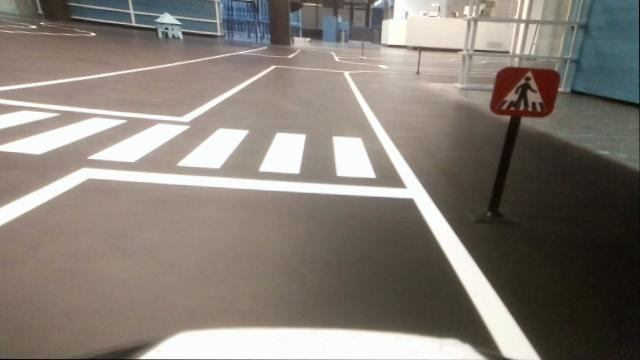
#> input picture src/perception/lane_detection/core/savebev.jpeg, 640 x 360 px
$ python -i preprocess.py   (imports and definitions only)
#> lines starting #> are read from the running program, lines starting #| are printed output that depends on the picture
import cv2 as cv
import numpy as np
#import matplotlib.pyplot as plt
from .const import *
from .utils import Trackbars
class Preprocessor:

    """ This class is used to preprocessing the scene which is input steamed from camera.
    Args: None
    Attributes:

        gaussian_kernel_size: size of kernel in gaussian blur, we use this blurring to
                                smooth the binary threshold version of the scene.

        sobel_kernel_size: size of kernel in sobel transformation
        lower_white: lower bound of white color when performing color-space transform.
        upper_white: upper bound of white color when performing color-space transform.

    Methods:

        grey_scale:
            args: image to be converted into gray.
            return: gray image
            example: self.grey_scale(image)

        gaussian_blur:
            args: image to be blurred.
            return: blurred image
            example: self.gaussian_blur(image)

        threshold:
            *   This is called binary threshold
            args: image to be converted into binary.
            return: binary image
            example: self.threshold(image)

        hls_threshold:
            *   This method takes threshold in HLS color-space then convert into binary threshold image.
            args: image.
            return: HLS image
            example: self.hls_threshold(image)

        warpImg:
            *   This method converts original image into another perspective view. Concretely, we
                would like to have a bird-eye view of the scene taken from the camera rather than the
                in front view.
            *   Note: The source and destination points are environment-specific. Therefore, if we
                        test in another environment, we need to fine-tune based on the visualization

            args: image to be warped.
            return:
                birdEyeView: dictionary
                             * Key : Value
                             birdeye:   BEV image
                             left:      left-scene of BEV
                             right:     right-scene of BEV
                             src:       source point of the transformation
                             dst:       destination point of the transformation

                transform_view : matrix of transformation from src to dst (npndarray)
                inverse_transform_view : matrix of transformation from dst to src (npndarray)
    """
    def __init__(self):
        self.gaussian_kernel_size = params_processing['gaussian_kernel_size']# Size of gaussian kernel
        self.sobel_kernel_size = params_processing['sobel_kernel_size']
        self.lower_white = params_processing['lower_white']
        self.upper_white = params_processing['upper_white']
        # self.tracker = Trackbars()
        print("Init processing images")


    def grey_scale(self, img):

        return cv.cvtColor(img, cv.COLOR_BGR2GRAY)


    def gaussian_blur(self, img):
        return cv.GaussianBlur(img, (3,3), 0)

    def threshold(self, img):
        _, img = cv.threshold(img, 200, 250, cv.THRESH_BINARY)
        return img

    # [36 lines left out: functions hls_threshold, warpImg, not called in this run]

    def process(self, img):
        """Preproces pipeline

        args: raw image of scene
        pipeline: warpImage -> gray -> thresh -> blur -> canny
        return: dictionary : {
            key: value
            "birdeye_img" :         binary threshold bird eye view
            "transform_view":       transform matrix to new perspective
            "inverse_transform":    inverse to original perspective
            "thresh":               binary threshold of original perspective
            "canny":
        }
        """
        results = dict()
        H, W, C = img.shape
        assert (H == IMG_SIZE[1]), "Size of scene is not compatible. Expected {} but got {}".format(IMG_SIZE[1], H)

        birdeyeView, transformed_view, invMatrixTransform = self.warpImg(img)
        mask = cv.inRange(birdeyeView['birdeye'], self.lower_white, self.upper_white)
        hls_bin = cv.bitwise_and(birdeyeView['birdeye'], birdeyeView['birdeye'], mask=mask)
        gray = self.grey_scale(hls_bin)
        thresh = self.threshold(gray)
        blur = cv.GaussianBlur(thresh, (3, 3), 0)
        canny = cv.Canny(blur, 40, 60)


        results['birdeye_img'] = birdeyeView['birdeye']
        results["birdeye"] = birdeyeView
        results['inverse_transform'] = invMatrixTransform
        results['transformed_view'] = transformed_view
        results['gray'] = gray
        results['thresh'] = thresh
        results['blur'] = blur
        results['canny'] = canny

        return results

>>> import cv2
>>> picture = cv2.imread('savebev.jpeg', cv2.IMREAD_GRAYSCALE)
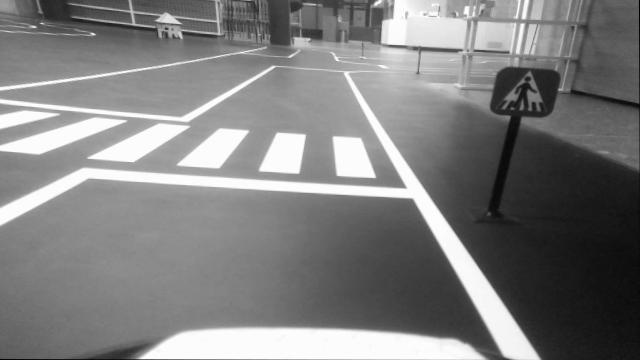
#> picture: shape (360, 640); min 0, max 255, mean 127.1
#> (the run stopped early here; a loop or call above may not have finished)
